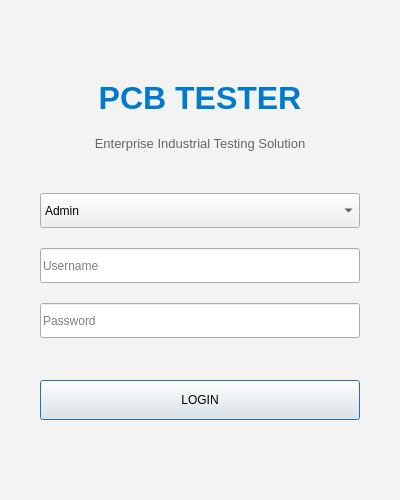
<?xml version="1.0" encoding="UTF-8"?>
<ui version="4.0">
 <class>LoginDialog</class>
 <widget class="QDialog" name="LoginDialog">
  <property name="geometry">
   <rect>
    <x>0</x>
    <y>0</y>
    <width>400</width>
    <height>500</height>
   </rect>
  </property>
  <property name="windowTitle">
   <string>Login - PCB Tester</string>
  </property>
  <property name="styleSheet">
   <string notr="true">QDialog { background-color: #F3F3F3; }</string>
  </property>
  <layout class="QVBoxLayout" name="verticalLayout">
   <property name="spacing">
    <number>20</number>
   </property>
   <property name="leftMargin">
    <number>40</number>
   </property>
   <property name="topMargin">
    <number>40</number>
   </property>
   <property name="rightMargin">
    <number>40</number>
   </property>
   <property name="bottomMargin">
    <number>40</number>
   </property>
   <item>
    <spacer name="verticalSpacer_top">
     <property name="orientation">
      <enum>Qt::Vertical</enum>
     </property>
     <property name="sizeHint" stdset="0">
      <size>
       <width>20</width>
       <height>40</height>
      </size>
     </property>
    </spacer>
   </item>
   <item>
    <widget class="QLabel" name="label_logo">
     <property name="font">
      <font>
       <family>Segoe UI</family>
       <pointsize>24</pointsize>
       <weight>75</weight>
       <bold>true</bold>
      </font>
     </property>
     <property name="styleSheet">
      <string notr="true">color: #007ACC;</string>
     </property>
     <property name="text">
      <string>PCB TESTER</string>
     </property>
     <property name="alignment">
      <set>Qt::AlignCenter</set>
     </property>
    </widget>
   </item>
   <item>
    <widget class="QLabel" name="label_subtitle">
     <property name="font">
      <font>
       <family>Segoe UI</family>
       <pointsize>10</pointsize>
      </font>
     </property>
     <property name="styleSheet">
      <string notr="true">color: #666666;</string>
     </property>
     <property name="text">
      <string>Enterprise Industrial Testing Solution</string>
     </property>
     <property name="alignment">
      <set>Qt::AlignCenter</set>
     </property>
    </widget>
   </item>
   <item>
    <spacer name="verticalSpacer_mid">
     <property name="orientation">
      <enum>Qt::Vertical</enum>
     </property>
     <property name="sizeHint" stdset="0">
      <size>
       <width>20</width>
       <height>20</height>
      </size>
     </property>
    </spacer>
   </item>
   <item>
    <widget class="QComboBox" name="comboBox_role">
     <property name="minimumSize">
      <size>
       <width>0</width>
       <height>35</height>
      </size>
     </property>
     <item>
      <property name="text">
       <string>Admin</string>
      </property>
     </item>
     <item>
      <property name="text">
       <string>User</string>
      </property>
     </item>
    </widget>
   </item>
   <item>
    <widget class="QLineEdit" name="lineEdit_username">
     <property name="minimumSize">
      <size>
       <width>0</width>
       <height>35</height>
      </size>
     </property>
     <property name="placeholderText">
      <string>Username</string>
     </property>
    </widget>
   </item>
   <item>
    <widget class="QLineEdit" name="lineEdit_password">
     <property name="minimumSize">
      <size>
       <width>0</width>
       <height>35</height>
      </size>
     </property>
     <property name="echoMode">
      <enum>QLineEdit::Password</enum>
     </property>
     <property name="placeholderText">
      <string>Password</string>
     </property>
    </widget>
   </item>
   <item>
    <spacer name="verticalSpacer_btn">
     <property name="orientation">
      <enum>Qt::Vertical</enum>
     </property>
     <property name="sizeHint" stdset="0">
      <size>
       <width>20</width>
       <height>10</height>
      </size>
     </property>
    </spacer>
   </item>
   <item>
    <widget class="QPushButton" name="pushButton_login">
     <property name="objectName">
      <string>btn_primary</string>
     </property>
     <property name="minimumSize">
      <size>
       <width>0</width>
       <height>40</height>
      </size>
     </property>
     <property name="cursor">
      <cursorShape>PointingHandCursor</cursorShape>
     </property>
     <property name="text">
      <string>LOGIN</string>
     </property>
    </widget>
   </item>
   <item>
    <spacer name="verticalSpacer_bottom">
     <property name="orientation">
      <enum>Qt::Vertical</enum>
     </property>
     <property name="sizeHint" stdset="0">
      <size>
       <width>20</width>
       <height>40</height>
      </size>
     </property>
    </spacer>
   </item>
  </layout>
 </widget>
 <resources/>
 <connections/>
</ui>
